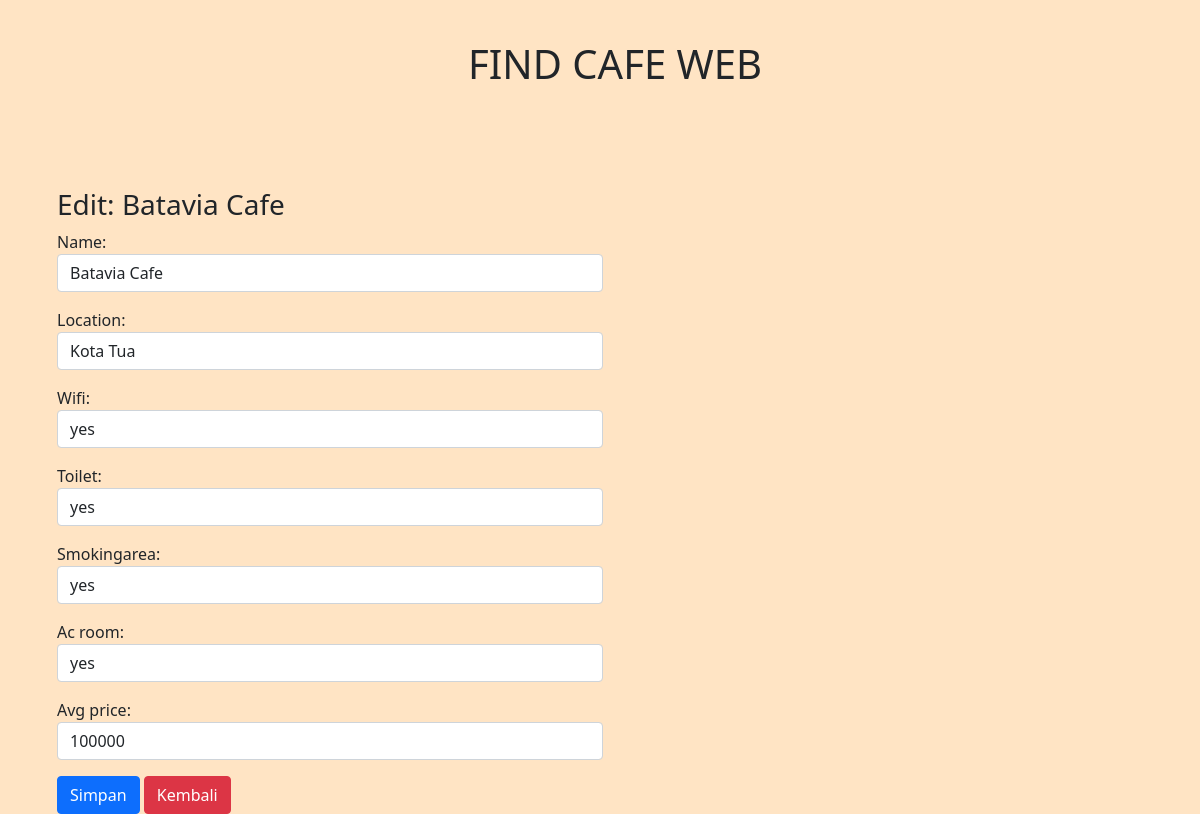
The app's page /list-cafe/edit-cafe/1 with its own data.
### findcafe/models.py (models this page shows, shortened)
class Cafe(models.Model):
    name = models.CharField(max_length=50)
    location = models.CharField(max_length=50)
    wifi = models.CharField(max_length=3)
    toilet = models.CharField(max_length=3)
    smokingarea = models.CharField(max_length=3)
    ac_room = models.CharField(max_length=3)
    avg_price = models.IntegerField()

### findcafe/views.py (the view)
# urls.py: path('list-cafe/edit-cafe/<int:id_cafe>', edit_cafe, name='edit_cafe'),
def edit_cafe(request, id_cafe):
    cafe = Cafe.objects.get(id=id_cafe)
    template = 'edit-cafe.html'
    if request.POST:
        form = CafeForm(request.POST, instance=cafe)
        if form.is_valid():
            form.save()
            messages.success(request, 'Data changed successfully')
            return redirect('edit_cafe', id_cafe=id_cafe)
    else:
        form = CafeForm(instance=cafe)
        content = {
            'form' : form,
            'cafe': cafe,
            }
        return render(request, template, content)

### findcafe/forms.py
class CafeForm(ModelForm):
    class Meta:
        model = Cafe
        fields = '__all__'
        widgets = {
            'name' : forms.TextInput({'class' : 'form-control'}),
            'location' : forms.TextInput({'class' : 'form-control'}),
            'wifi' : forms.TextInput({'class' : 'form-control'}),
            'toilet' : forms.TextInput({'class' : 'form-control'}),
            'smokingarea' : forms.TextInput({'class' : 'form-control'}),
            'ac_room' : forms.TextInput({'class' : 'form-control'}),
            'avg_price' : forms.TextInput({'class' : 'form-control'}),
        }

### findcafe/templates/edit-cafe.html (shortened to what this page needs)
{% extends 'base.html' %} {% block content %}
<div class="container">
  <div class="row">
    <div class="col-md-6">
      <h3>Edit: {{cafe.name}}</h3>
      <form action="{% url 'edit_cafe' cafe.id %}" method="post">
        {% csrf_token %} {{form.as_p}}
        <button class="btn btn-primary">Simpan</button>
        <a href="/list-cafe" class="btn btn-danger">Kembali</a>
      </form>
    </div>
  </div>
</div>
{% endblock %}

### static/css/style.css (style rules this page uses)
body { background-color: bisque; }

### templates/base.html (style rules this page uses)
body { padding-left: 30px; }

### records on screen
Cafe: name "Batavia Cafe", location "Kota Tua", wifi "yes", toilet "yes", smokingarea "yes", ac_room "yes", avg_price "100000"
